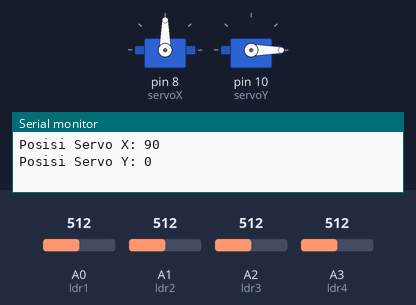
This sketch was run on a simulated Arduino Uno, built with avr-gcc and run on an emulated ATmega328P. Shown: 2 × servo, the last lines printed to the serial monitor. Inputs (shaded band) come from the test bench; at power-on: A0 (ldr1) = 512, A1 (ldr2) = 512, A2 (ldr3) = 512, A3 (ldr4) = 512.

Above: at 1.8 s.
1.9 s: A0 (ldr1) set to 539
At 2.9 s:
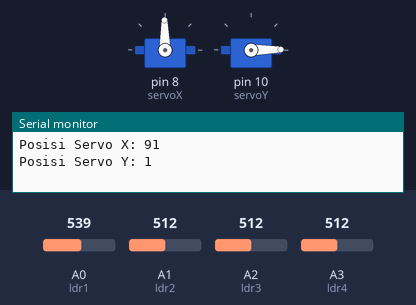
6.1 s: A1 (ldr2) set to 716
10.3 s: A2 (ldr3) set to 716
14.5 s: A1 (ldr2) set to 992
18.7 s: A3 (ldr4) set to 150
22.9 s: A3 (ldr4) set to 815
At 23.7 s:
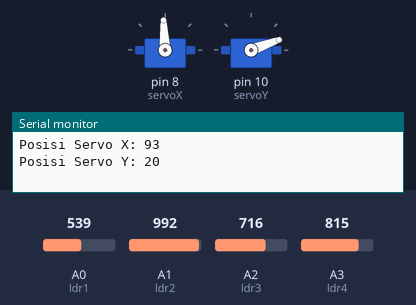
27.1 s: A3 (ldr4) set to 839
At 39.9 s:
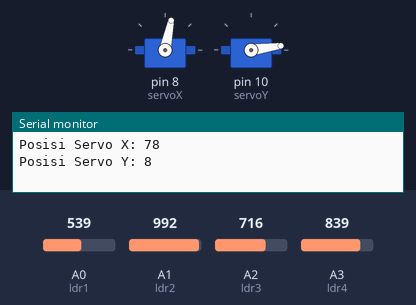
Timing chart, 0 to 40.5 s (numbered marks = the images above; inputs shaded):
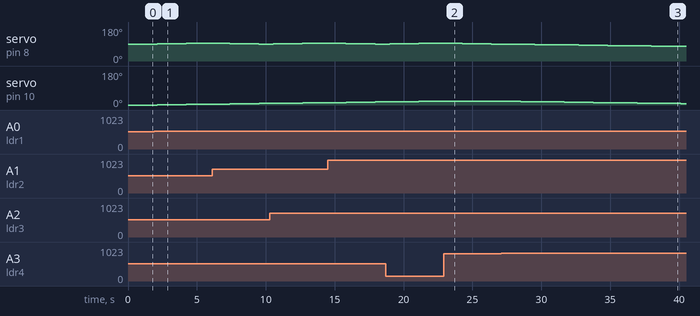

The sketch:

V1.1.ino
```cpp
#include <Servo.h>

Servo servoX;
Servo servoY;

int ldr1 = A0; // LDR kiri atas
int ldr2 = A1; // LDR kanan atas
int ldr3 = A2; // LDR kiri bawah
int ldr4 = A3; // LDR kanan bawah

int posX = 90; // Posisi awal sumbu X
int posY = 0;  // Posisi awal sumbu Y (tegak lurus)
int threshold = 10; // Threshold untuk perbedaan cahaya

int directionX = 1; // 1 untuk ke kanan, -1 untuk ke kiri
int directionY = 1; // 1 untuk ke atas, -1 untuk ke bawah

void setup() {
  servoX.attach(8);  // Servo X pada pin 9
  servoY.attach(10); // Servo Y pada pin 10

  servoX.write(posX); // Set posisi awal X
  servoY.write(posY); // Set posisi awal Y

  pinMode(ldr1, INPUT);
  pinMode(ldr2, INPUT);
  pinMode(ldr3, INPUT);
  pinMode(ldr4, INPUT);

  Serial.begin(9600);
}

void loop() {
  int val1 = analogRead(ldr1);
  int val2 = analogRead(ldr2);
  int val3 = analogRead(ldr3);
  int val4 = analogRead(ldr4);

  // Menghitung perbedaan untuk sumbu X dan Y
  int diffX = (val1 + val3) - (val2 + val4);
  int diffY = (val1 + val2) - (val3 + val4);

  Serial.print("Perbedaan X: "); Serial.println(diffX);
  Serial.print("Perbedaan Y: "); Serial.println(diffY);
  Serial.print("Pembacaan Sensor : ");
  Serial.print(val1);
  Serial.print(", ");
  Serial.print(val2);
  Serial.print(", ");
  Serial.print(val3);
  Serial.print(", ");
  Serial.println(val4);


  // Logika pergerakan X
  if (abs(diffX) > threshold) {
    if (diffX > 0) {
      posX += directionX;
    } else if (diffX < 0) {
      posX -= directionX;
    }
  }

  // Batasi posisi X agar tidak melebihi batas
  if (posX >= 160) {
    posX = 160;
    directionX = -1; // Balik arah jika mencapai maksimum
  } else if (posX <= 0) {
    posX = 0;
    directionX = 1; // Balik arah jika mencapai minimum
  }

  // Logika pergerakan Y (sudut 0 = tegak, sudut 90 = maju)
  if (abs(diffY) > threshold) {
    if (diffY > 0) {
      posY += directionY;
    } else if (diffY < 0) {
      posY -= directionY;
    }
  }

  // Batasi posisi Y agar tidak melebihi batas
  if (posY >= 120) {
    posY = 120;
    directionY = -1; // Balik arah jika mencapai maksimum
  } else if (posY <= 0) {
    posY = 0;
    directionY = 1; // Balik arah jika mencapai minimum
  }

  servoX.write(posX); // Menggerakkan servo X
  Serial.print("Posisi Servo X: "); Serial.println(posX);
  servoY.write(posY); // Menggerakkan servo
  Serial.print("Posisi Servo Y: "); Serial.println(posY);
  Serial.println(" ");

  delay(1000); // Delay untuk stabilisasi
}
```

Measured:
- the behaviour switches between 825 and 826 on A3 (ldr4) (found by bisection; images 2 and 3)
- after the input at 1.9 s, servo on pin 8 (servoX): 90° → 91° after 0.21 s, → 92° 1.1 s later, → 93° 1.1 s later, → 94° 1.1 s later; servo on pin 10 (servoY): 0° → 1° after 0.23 s, → 2° 1.1 s later, → 3° 1.1 s later, → 4° 1.1 s later
- after the input at 22.9 s, servo on pin 10 (servoY): stays 20° (without the input it goes to 21° after 0.33 s)
- after the input at 27.1 s, servo on pin 10 (servoY): moves from 20° to 7° over 12.7 s, starting after 0.35 s
